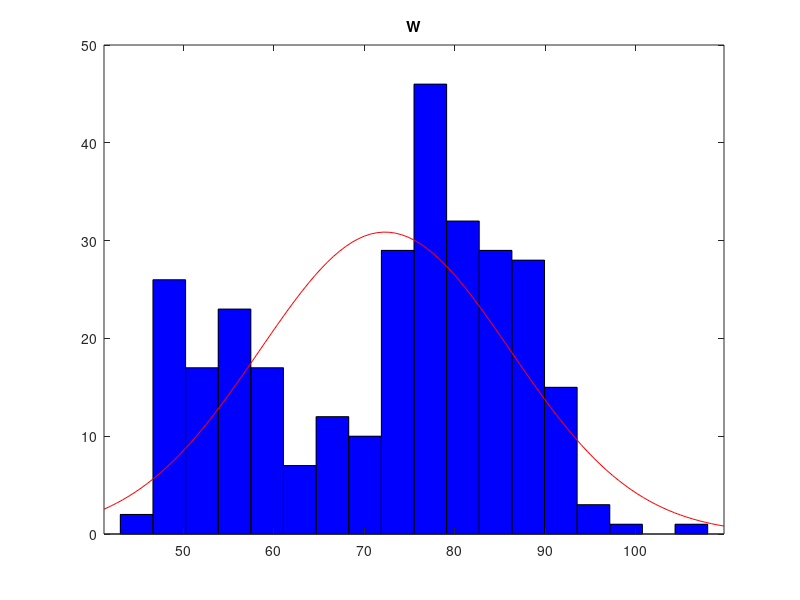
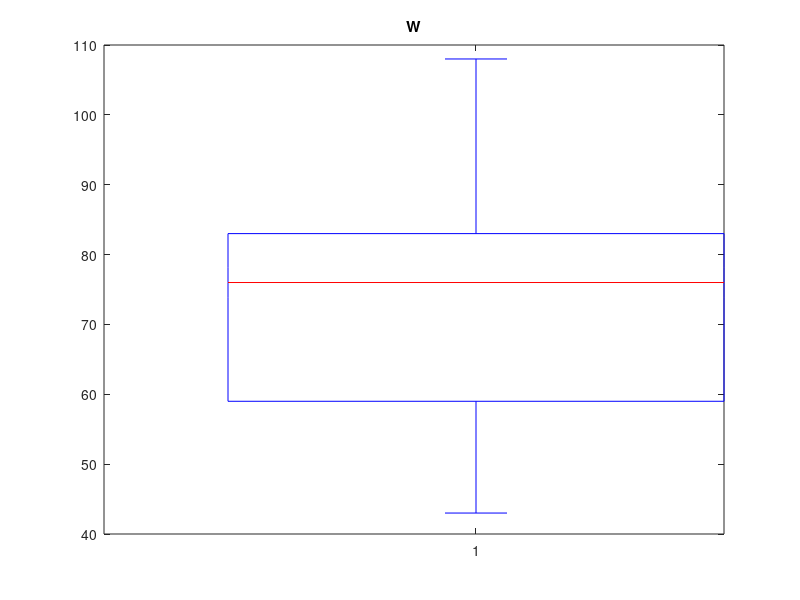
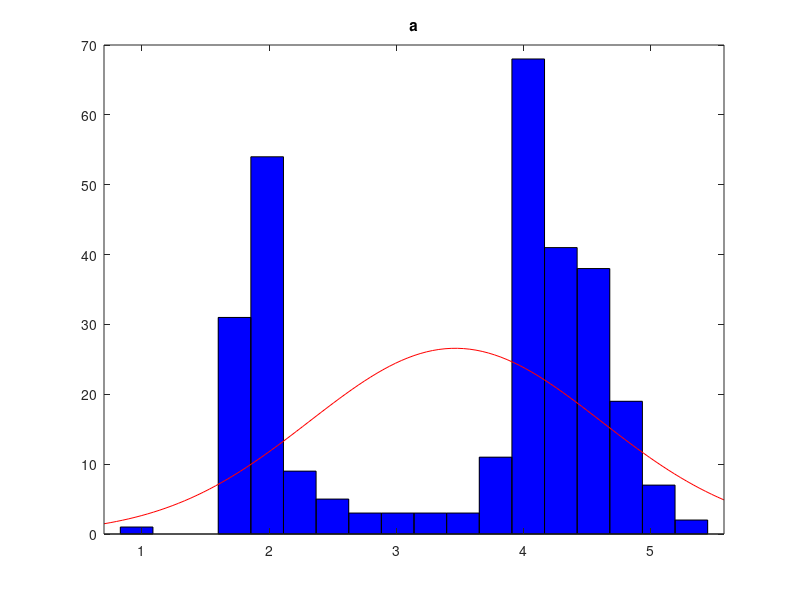
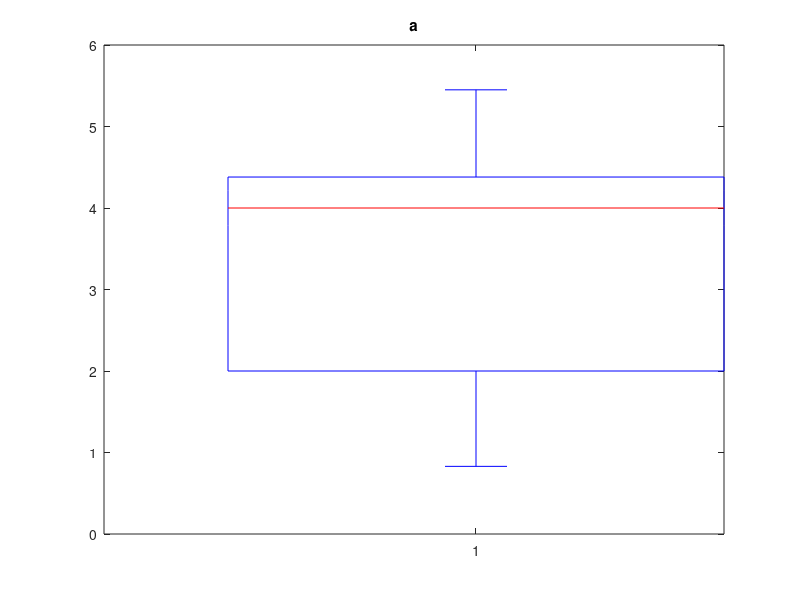

Write the MATLAB code that produced these figures, in order.
clc, clearvars, close all;
data = load('eruption.dat');
alpha = 0.05;

labels = ["Waiting Time (1989)", "Duration (1989)", "Waiting Time (2006)"];
for i = 1:size(data, 2)
    figure;
    histfit(data(:,i));
    title(labels(i));

    figure;
    boxplot(data(:,i));
    title(labels(i));
end

% Question (a)
std_values = [10, 1, 10];

fprintf('Question (a)\n');
for i = 1:size(data, 2)
    std = std_values(i);
    [H, P, CI] = vartest(data(:,i), std^2, 'Alpha', alpha);
    fprintf('%s: H=%d, P=%.4f, CI=[%.4f, %.4f] STD=%.1f: ', labels(i), H, P, sqrt(CI(1)), sqrt(CI(2)), std);
    if H == 1
        fprintf('Reject null hypothesis\n');
    else
        fprintf('Cannot reject null hypothesis\n');
    end
end

% Question (b)
mu_values = [75, 2.5, 75];

fprintf('\nQuestion (b)\n');
for i = 1:size(data, 2)
    mu = mu_values(i);
    [H, P, CI] = ttest(data(:,i), mu, 'Alpha', alpha);
    fprintf('%s: H=%d, P=%.4f, CI=[%.4f, %.4f] MU=%.1f: ', labels(i), H, P, CI(1), CI(2), mu);
    if H == 1
        fprintf('Reject null hypothesis\n');
    else
        fprintf('Cannot reject null hypothesis\n');
    end
end

% Question (c)
fprintf('\nQuestion (c)\n');
for i = 1:size(data, 2)
    [H, P] = chi2gof(data(:,i), 'Alpha', alpha);
    fprintf('%s: H=%d, P=%.4f: ', labels(i), H, P);
    if H == 1
        fprintf('Reject null hypothesis\n');
    else
        fprintf('Cannot reject null hypothesis\n');
    end
end

% Question (d)
V = 10;
expected_waiting_times = [65, 91];
threshold = 2.5;
labels = [sprintf("Waiting time after erruption lasting less than %.1f minutes", threshold), sprintf("Waiting time after erruption lasting more than %.1f minutes", threshold)];

fprintf('\nQuestion (d)\n');
for i = 1:2

    if i == 1
        idx = find(data(:,2) < threshold);
    else
        idx = find(data(:,2) >= threshold);
    end
    waiting_data = data(idx,1);
    [H, P, CI] = ttest(waiting_data, expected_waiting_times(i));
    fprintf('%s:\n', labels(i));
    fprintf('H=%d, P=%.4f, CI=[%.4f, %.4f] MU=%.1f: ', H, P, CI(1), CI(2), expected_waiting_times(i));
    if H == 1
        fprintf('Reject null hypothesis\n');
    else
        fprintf('Cannot reject null hypothesis\n');
    end

    [H, P, CI] = vartest(waiting_data, V^2);
    fprintf('%s:\n', labels(i));
    fprintf('H=%d, P=%.4f, CI=[%.4f, %.4f] VAR=%.1f: ', H, P, sqrt(CI(1)), sqrt(CI(2)), V);
    if H == 1
        fprintf('Reject null hypothesis\n');
    else
        fprintf('Cannot reject null hypothesis\n');
    end

    figure;
    boxplot(waiting_data);
    title(sprintf('%s (n=%d)', labels(i), length(waiting_data)));

    figure;
    histfit(waiting_data);
    title(sprintf('%s (n=%d)', labels(i), length(waiting_data)));
end
